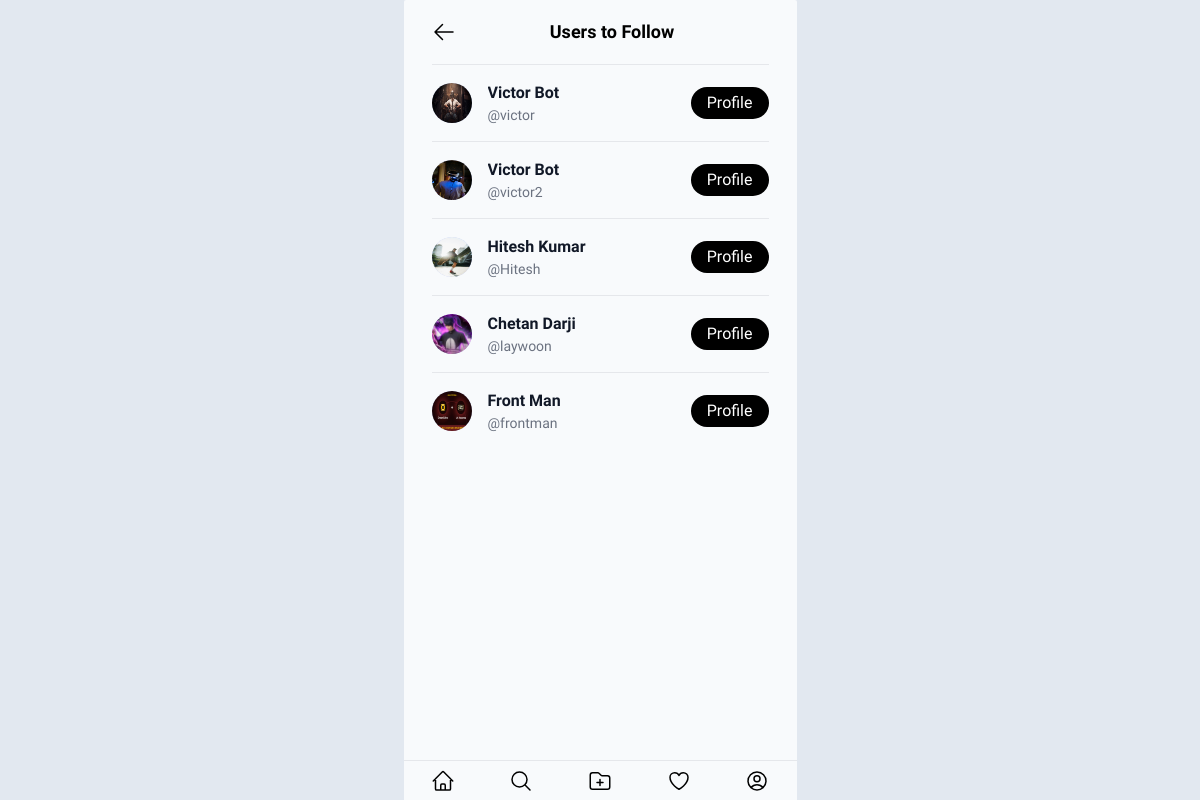
The page /notification/ (signed in) on the database its author committed.
### app/models.py (models this page shows)
class User(AbstractUser):
    profile_image = models.ImageField(upload_to='profileImage',blank=True,null=True,default='profile.png')
    bio = models.TextField(blank=True,null=True)
    followers = models.ManyToManyField('self', symmetrical=False, blank=True, related_name='following')
    friends = models.ManyToManyField('Friend', related_name='my_friends')

### app/views.py (the view)
# urls.py: path('notification/', views.notification, name='notification'),
@login_required(login_url='/login/')
def notification(request):
    current_user = request.user
    users_not_followed = User.objects.exclude(Q(id=current_user.id) | Q(following=current_user))
    context = {'users': users_not_followed}
    return render(request, "notification.html", context)

### templates/notification.html (shortened to what this page needs)
{% extends 'base.html' %}
{% block body %}
<div class="container bg-slate-50 max-w-[393px] w-full min-h-[100vh] h-full mx-auto shadow-transparent rounded-sm">
    <div id="users-list">
        <ul class="max-w-md divide-y divide-gray-200 dark:divide-gray-700 px-7 usersresults">
            <div class="flex justify-center items-center h-16 font-bold">
                <a href="/home">
                    <svg xmlns="http://www.w3.org/2000/svg" fill="none" viewBox="0 0 24 24" stroke-width="1.5" stroke="currentColor" class="w-6 h-6 cursor-pointer">
                        <path stroke-linecap="round" stroke-linejoin="round" d="M10.5 19.5 3 12m0 0 7.5-7.5M3 12h18" />
                    </svg>
                </a>
                <h2 class="text-center text-lg w-80">Users to Follow</h2>
            </div>
            {% for user in users %}
                {% if user != request.user %}
                <li class="pb-3 sm:pb-4 pt-3 sm:pt-4">
                    <div class=" flex justify-between items-center space-x-4 rtl:space-x-reverse">
                        <div class="flex justify-center items-center">
                            <div class="flex justify-center items-center bg-indigo-200 rounded-full">
                                <img class="w-10 h-10 rounded-full" src="{{ user.profile_image.url }}" alt="{{ user.username }}">
                            </div>
                            <div class="mx-4 flex flex-col justify-center items-start min-w-0">
                                <p class="font-semibold text-gray-900 truncate dark:text-white">
                                    {{ user.first_name }} {{ user.last_name }}
                                </p>
                                <p class="text-sm text-gray-500 truncate dark:text-gray-400">
                                    @{{ user.username }}
                                </p>
                            </div>
                        </div>
                        <div class="bg-black text-white py-1 px-4 rounded-full">
                            <a href="/profile/{{user.username}}">Profile</a>
                        </div>
                    </div>
                </li>
                {% endif %}
            {% endfor %}
        </ul>
    </div>
    <div class="border-t bg-slate-50 h-10 fixed bottom-0 max-w-[393px] w-full flex justify-around items-center">
        <a href="/home">
        </a>
        <a href="/search">
            <svg xmlns="http://www.w3.org/2000/svg" fill="none" viewBox="0 0 24 24" stroke-width="1.5" stroke="currentColor" class="w-6 h-6">
                <path stroke-linecap="round" stroke-linejoin="round" d="m21 21-5.197-5.197m0 0A7.5 7.5 0 1 0 5.196 5.196a7.5 7.5 0 0 0 10.607 10.607Z" />
            </svg>
        </a>
        <a href="/upload">
        </a>
        <a href="/notification">
        </a>
        <a href="/profile">
        </a>
    </div>
</div>
{% endblock %}

### templates/base.html (style rules this page uses)
* { font-family: "Maven Pro", sans-serif; font-optical-sizing: auto; }

### rows shown on the page
User: profile_image (picture), first_name "Victor", last_name "Bot", username "victor"
User: profile_image (picture), first_name "Victor", last_name "Bot", username "victor2"
User: profile_image (picture), first_name "Hitesh", last_name "Kumar", username "Hitesh"
User: profile_image (picture), first_name "Chetan", last_name "Darji", username "laywoon"
User: profile_image (picture), first_name "Front", last_name "Man", username "frontman"
